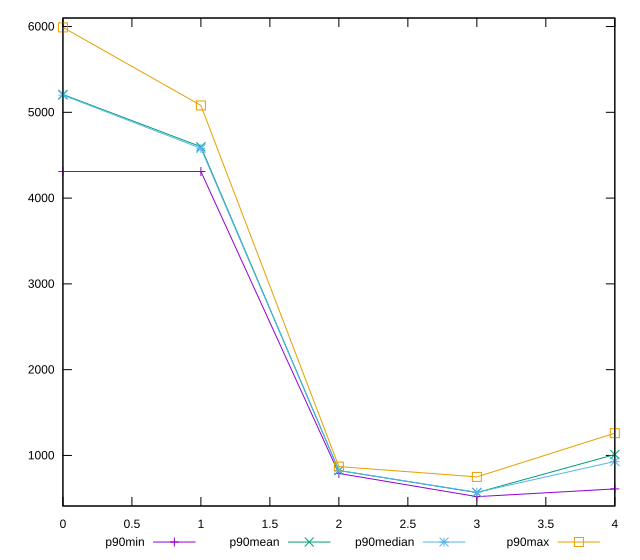

gnuplot code for this plot:
reset

$p90Min <<EOF
0 4310
1 4310
2 790
3 520
4 610
EOF

$p90Mean <<EOF
0 5207.659574468085
1 4598.617021276596
2 823.8297872340426
3 566.9148936170212
4 1011.063829787234
EOF

$p90Median <<EOF
0 5200
1 4580
2 825
3 570
4 930
EOF

$p90Max <<EOF
0 5990
1 5080
2 870
3 750
4 1260
EOF

set key outside below
set xrange [0:4]
set yrange [410.6:6099.4]
set trange [410.6:6099.4]
set terminal svg size 640, 560 enhanced background rgb 'white'
set output "report_00021_2021-02-20T09:16:39.615Z/uses-http2/progression/value.svg"

plot $p90Min title "p90min" with linespoints, \
     $p90Mean title "p90mean" with linespoints, \
     $p90Median title "p90median" with linespoints, \
     $p90Max title "p90max" with linespoints

reset
